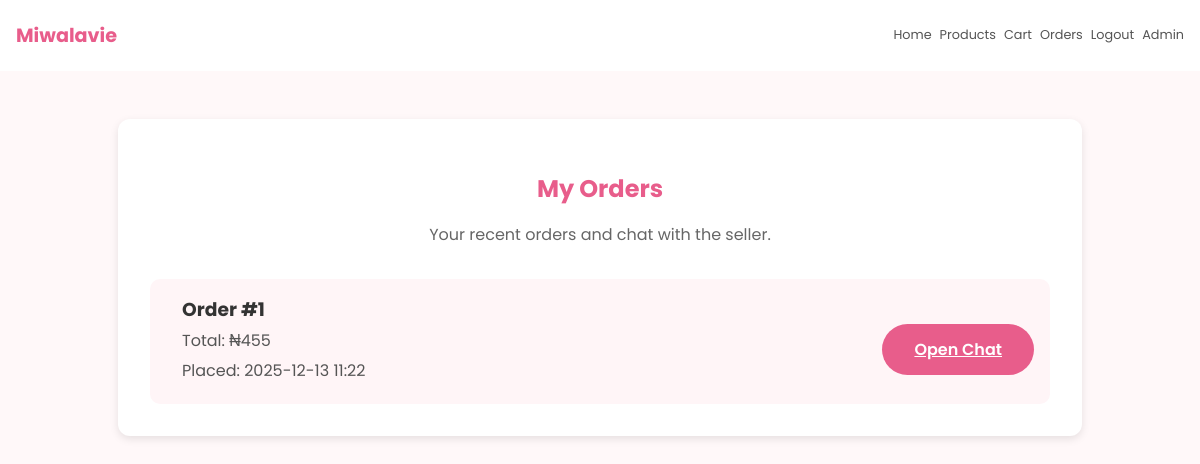
/orders (signed in), run on an earlier commit of the app's database.
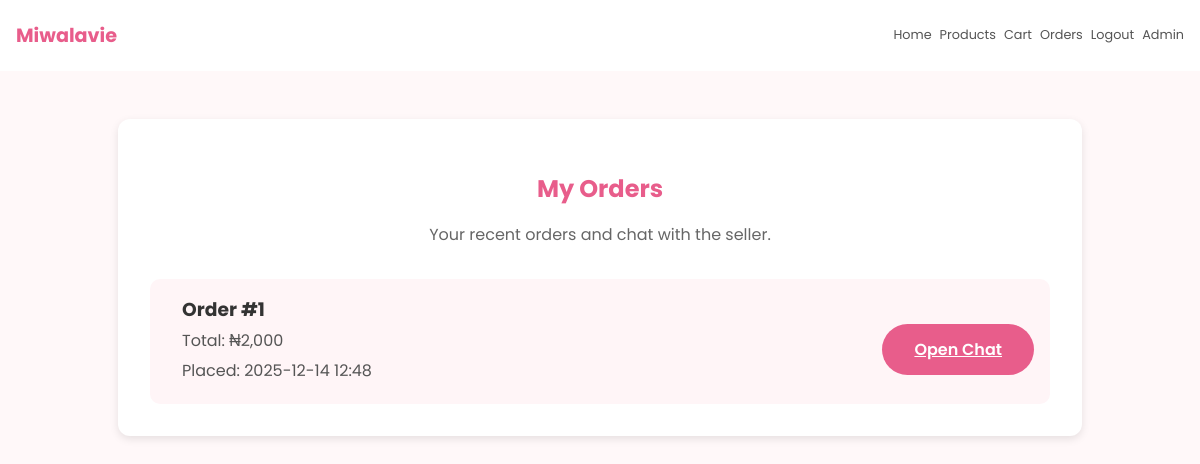
And on a later commit of the database.
### app/models.py (models this page shows)
class Order(db.Model):
    __tablename__ = "orders"
    id = db.Column(db.Integer, primary_key=True)
    user_id = db.Column(db.Integer, db.ForeignKey("users.id"), nullable=False, index=True)
    created_at = db.Column(db.DateTime, default=datetime.utcnow, nullable=False)
    total_ngn = db.Column(db.Integer, nullable=False, default=0)
    user = db.relationship("User", back_populates="orders")
    items = db.relationship("OrderItem", back_populates="order", cascade="all, delete-orphan")
    messages = db.relationship("OrderMessage", back_populates="order", cascade="all, delete-orphan")

### app/store_routes.py (the view)
@bp.get("/orders")
@login_required
def my_orders():
    orders = (
        Order.query.filter_by(user_id=current_user.id)
        .order_by(Order.created_at.desc())
        .all()
    )
    return render_template("orders.html", orders=orders, format_ngn=format_ngn)

### app/auth_routes.py (called while the page is built)
@login_manager.user_loader
def load_user(user_id: str):
    try:
        return db.session.get(User, int(user_id))
    except Exception:
        return None

### app/models.py (called while the page is built)
def format_ngn(value: int) -> str:
    try:
        return f"₦{value:,.0f}"
    except Exception:
        return f"₦{value}"

### templates/orders.html (shortened to what this page needs)
{% extends "base.html" %}
{% block head %}
  <link rel="stylesheet" href="{{ url_for('static', filename='css/cart.css') }}">
{% endblock %}
{% block content %}
  <section class="cart-section">
    <h2>My Orders</h2>
    <p class="note">Your recent orders and chat with the seller.</p>
    <div class="cart-container">
      {% for o in orders %}
        <div class="cart-item">
          <div class="cart-details">
            <h3>Order #{{ o.id }}</h3>
            <p>Total: {{ format_ngn(o.total_ngn) }}</p>
            <p>Placed: {{ o.created_at.strftime('%Y-%m-%d %H:%M') }}</p>
          </div>
          <a class="checkout-btn" href="{{ url_for('store.order_chat', order_id=o.id) }}">Open Chat</a>
        </div>
      {% endfor %}
    </div>
  </section>
{% endblock %}

What changed in the data, as far as the page shows it:
changed Order id 1: total_ngn "₦455" → "₦2,000"; created_at "2025-12-13 11:22" → "2025-12-14 12:48"
